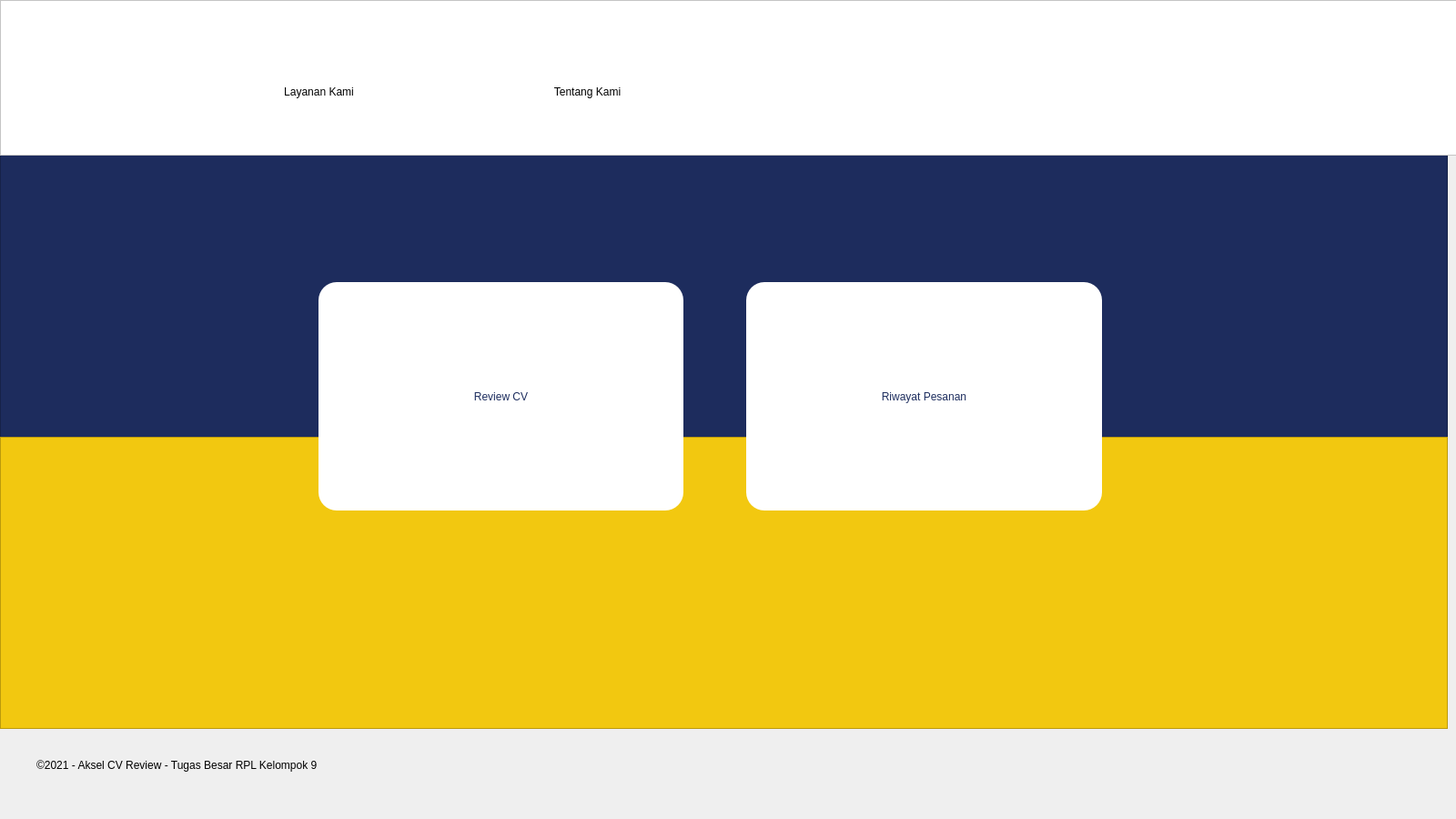
<?xml version="1.0" encoding="UTF-8"?>
<ui version="4.0">
 <class>MainWindow</class>
 <widget class="QMainWindow" name="MainWindow">
  <property name="enabled">
   <bool>true</bool>
  </property>
  <property name="geometry">
   <rect>
    <x>0</x>
    <y>0</y>
    <width>1600</width>
    <height>900</height>
   </rect>
  </property>
  <property name="windowTitle">
   <string>MainWindow</string>
  </property>
  <widget class="QWidget" name="centralwidget">
   <widget class="QPushButton" name="layananKami">
    <property name="geometry">
     <rect>
      <x>280</x>
      <y>70</y>
      <width>141</width>
      <height>61</height>
     </rect>
    </property>
    <property name="styleSheet">
     <string notr="true">font: 81 12pt &quot;Mulish ExtraBold&quot;;
background-color: rgb(255, 255, 255);
border-radius: 20px</string>
    </property>
    <property name="text">
     <string>Layanan Kami</string>
    </property>
   </widget>
   <widget class="QPushButton" name="layananKami_2">
    <property name="geometry">
     <rect>
      <x>570</x>
      <y>70</y>
      <width>151</width>
      <height>61</height>
     </rect>
    </property>
    <property name="styleSheet">
     <string notr="true">font: 81 12pt &quot;Mulish ExtraBold&quot;;
background-color: rgb(255, 255, 255);
border-radius: 20px</string>
    </property>
    <property name="text">
     <string>Tentang Kami</string>
    </property>
   </widget>
   <widget class="QLabel" name="label">
    <property name="geometry">
     <rect>
      <x>40</x>
      <y>80</y>
      <width>151</width>
      <height>41</height>
     </rect>
    </property>
    <property name="text">
     <string/>
    </property>
    <property name="pixmap">
     <pixmap>../../img/logo aksel.png</pixmap>
    </property>
    <property name="scaledContents">
     <bool>true</bool>
    </property>
   </widget>
   <widget class="QLabel" name="label_2">
    <property name="geometry">
     <rect>
      <x>40</x>
      <y>820</y>
      <width>571</width>
      <height>41</height>
     </rect>
    </property>
    <property name="styleSheet">
     <string notr="true">font: 87 12pt &quot;Mulish Black&quot;;
font: 63 12pt &quot;Mulish SemiBold&quot;;</string>
    </property>
    <property name="text">
     <string>©️2021 - Aksel CV Review - Tugas Besar RPL Kelompok 9</string>
    </property>
   </widget>
   <widget class="QFrame" name="frame">
    <property name="geometry">
     <rect>
      <x>0</x>
      <y>480</y>
      <width>1591</width>
      <height>321</height>
     </rect>
    </property>
    <property name="styleSheet">
     <string notr="true">background-color: rgb(242, 200, 16);</string>
    </property>
    <property name="frameShape">
     <enum>QFrame::StyledPanel</enum>
    </property>
    <property name="frameShadow">
     <enum>QFrame::Raised</enum>
    </property>
   </widget>
   <widget class="QPushButton" name="bookingButton">
    <property name="geometry">
     <rect>
      <x>350</x>
      <y>310</y>
      <width>401</width>
      <height>251</height>
     </rect>
    </property>
    <property name="styleSheet">
     <string notr="true">font: 81 18pt &quot;Mulish ExtraBold&quot;;
background-color: rgb(255, 255, 255);
border-radius: 20px;
color: rgb(29, 45, 94);
</string>
    </property>
    <property name="text">
     <string>Review CV</string>
    </property>
   </widget>
   <widget class="QFrame" name="frame_2">
    <property name="geometry">
     <rect>
      <x>0</x>
      <y>0</y>
      <width>1601</width>
      <height>171</height>
     </rect>
    </property>
    <property name="styleSheet">
     <string notr="true">background-color: rgb(255, 255, 255);</string>
    </property>
    <property name="frameShape">
     <enum>QFrame::StyledPanel</enum>
    </property>
    <property name="frameShadow">
     <enum>QFrame::Raised</enum>
    </property>
   </widget>
   <widget class="QFrame" name="frame_3">
    <property name="geometry">
     <rect>
      <x>0</x>
      <y>160</y>
      <width>1591</width>
      <height>321</height>
     </rect>
    </property>
    <property name="styleSheet">
     <string notr="true">background-color: rgb(29, 44, 93);</string>
    </property>
    <property name="frameShape">
     <enum>QFrame::StyledPanel</enum>
    </property>
    <property name="frameShadow">
     <enum>QFrame::Raised</enum>
    </property>
   </widget>
   <widget class="QPushButton" name="statusPesananButton">
    <property name="geometry">
     <rect>
      <x>820</x>
      <y>310</y>
      <width>391</width>
      <height>251</height>
     </rect>
    </property>
    <property name="styleSheet">
     <string notr="true">font: 81 18pt &quot;Mulish ExtraBold&quot;;
background-color: rgb(255, 255, 255);
border-radius: 20px;
color: rgb(29, 45, 94);

</string>
    </property>
    <property name="text">
     <string>Riwayat Pesanan</string>
    </property>
   </widget>
   <zorder>frame_3</zorder>
   <zorder>frame</zorder>
   <zorder>frame_2</zorder>
   <zorder>layananKami</zorder>
   <zorder>layananKami_2</zorder>
   <zorder>label</zorder>
   <zorder>label_2</zorder>
   <zorder>bookingButton</zorder>
   <zorder>statusPesananButton</zorder>
  </widget>
 </widget>
 <resources/>
 <connections/>
</ui>
